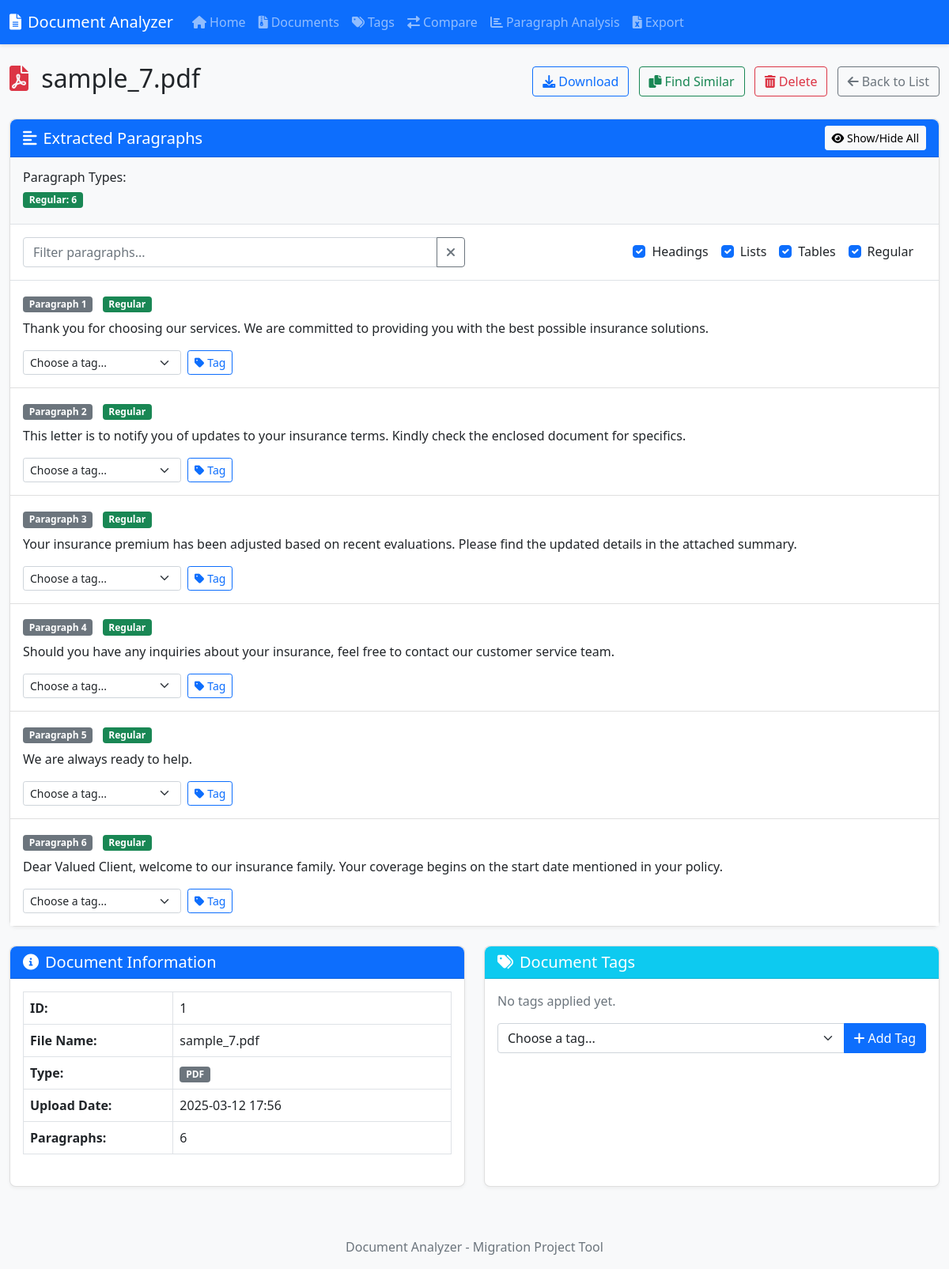
The app's page /document/1 with its own data.
### models.py (models this page shows, shortened)
class Document(db.Model):
    id = db.Column(db.Integer, primary_key=True)
    filename = db.Column(db.String(255), nullable=False)
    original_filename = db.Column(db.String(255), nullable=False)
    file_type = db.Column(db.String(10), nullable=False)  # 'pdf' or 'docx'
    upload_date = db.Column(db.DateTime, default=datetime.utcnow)
    paragraphs = db.relationship('Paragraph', backref='document', lazy=True, cascade="all, delete-orphan")
    tags = db.relationship('Tag', secondary=document_tags, lazy='subquery',
                          backref=db.backref('documents', lazy=True))

class Paragraph(db.Model):
    id = db.Column(db.Integer, primary_key=True)
    document_id = db.Column(db.Integer, db.ForeignKey('document.id'), nullable=False)
    text = db.Column(db.Text, nullable=False)
    index = db.Column(db.Integer, nullable=False)  # Order within document
    paragraph_type = db.Column(db.String(20), default="regular")  # regular, heading, list-item, table-cell
    similarity_hash = db.Column(db.String(128), nullable=True)
    tags = db.relationship('Tag', secondary=paragraph_tags, lazy='subquery',
                          backref=db.backref('paragraphs', lazy=True))

### app.py (the view)
    @app.route('/document/<int:id>')
    def document_view(id):
        document = Document.query.get_or_404(id)
        all_tags = Tag.query.all()
        return render_template('document_view.html', document=document, all_tags=all_tags)

### templates/document_view.html (shortened to what this page needs)
{% extends 'base.html' %}
{% block content %}
<div class="d-flex justify-content-between align-items-center mb-4">
    <h2>
        {% if document.file_type == 'pdf' %}
            <i class="fas fa-file-pdf text-danger me-2"></i>
        {% else %}
            <i class="fas fa-file-word text-primary me-2"></i>
        {% endif %}
        {{ document.original_filename }}
    </h2>
    <div>
        <a href="{{ url_for('document_download', id=document.id) }}" class="btn btn-outline-primary me-2">
            <i class="fas fa-download me-1"></i>Download
        </a>
        <a href="{{ url_for('similar_documents', id=document.id) }}" class="btn btn-outline-success me-2">
            <i class="fas fa-copy me-1"></i>Find Similar
        </a>
        <button type="button" class="btn btn-outline-danger me-2"
                data-bs-toggle="modal"
                data-bs-target="#deleteDocumentModal">
            <i class="fas fa-trash-alt me-1"></i>Delete
        </button>
        <a href="{{ url_for('document_list') }}" class="btn btn-outline-secondary">
            <i class="fas fa-arrow-left me-1"></i>Back to List
        </a>
    </div>
</div>
<div class="card mb-4">
    <div class="card-header bg-primary text-white d-flex justify-content-between align-items-center">
        <h5 class="card-title mb-0"><i class="fas fa-align-left me-2"></i>Extracted Paragraphs</h5>
        <div>
            <button class="btn btn-sm btn-light" id="toggleAllParagraphs">
                <i class="fas fa-eye"></i> Show/Hide All
            </button>
        </div>
    </div>
    <div class="card-body p-0">
        <div class="p-3 bg-light border-bottom">
            <div class="row">
                <div class="col-md-12">
                    <h6>Paragraph Types:</h6>
                    <div class="d-flex flex-wrap">
                        {% set paragraph_type_counts = {} %}
                        {% for para in document.paragraphs %}
                            {% if para.paragraph_type in paragraph_type_counts %}
                                {% set _ = paragraph_type_counts.update({para.paragraph_type: paragraph_type_counts[para.paragraph_type] + 1}) %}
                            {% else %}
                                {% set _ = paragraph_type_counts.update({para.paragraph_type: 1}) %}
                            {% endif %}
                        {% endfor %}
                        {% for type, count in paragraph_type_counts.items() %}
                            {% if type == 'heading' %}
                                <span class="badge bg-primary me-2 mb-1">Headings: {{ count }}</span>
                            {% elif type == 'list-item' %}
                                <span class="badge bg-info me-2 mb-1">List Items: {{ count }}</span>
                            {% elif type == 'table-cell' %}
                                <span class="badge bg-warning text-dark me-2 mb-1">Table Cells: {{ count }}</span>
                            {% elif type == 'table-header' %}
                                <span class="badge bg-secondary me-2 mb-1">Table Headers: {{ count }}</span>
                            {% else %}
                                <span class="badge bg-success me-2 mb-1">Regular: {{ count }}</span>
                            {% endif %}
                        {% endfor %}
                    </div>
                </div>
            </div>
        </div>
        <div class="p-3 border-bottom">
            <div class="row align-items-center">
                <div class="col-md-6">
                    <div class="input-group">
                        <input type="text" id="paragraphFilter" class="form-control" placeholder="Filter paragraphs...">
                        <button class="btn btn-outline-secondary" type="button" id="clearFilter">
                            <i class="fas fa-times"></i>
                        </button>
                    </div>
                </div>
                <div class="col-md-6">
                    <div class="d-flex justify-content-end">
                        <div class="form-check form-check-inline">
                            <input class="form-check-input" type="checkbox" id="filterHeading" value="heading" checked>
                            <label class="form-check-label" for="filterHeading">Headings</label>
                        </div>
                        <div class="form-check form-check-inline">
                            <input class="form-check-input" type="checkbox" id="filterList" value="list-item" checked>
                            <label class="form-check-label" for="filterList">Lists</label>
                        </div>
                        <div class="form-check form-check-inline">
                            <input class="form-check-input" type="checkbox" id="filterTable" value="table-cell" checked>
                            <label class="form-check-label" for="filterTable">Tables</label>
                        </div>
                        <div class="form-check form-check-inline">
                            <input class="form-check-input" type="checkbox" id="filterRegular" value="regular" checked>
                            <label class="form-check-label" for="filterRegular">Regular</label>
                        </div>
                    </div>
                </div>
            </div>
        </div>
        <div class="list-group list-group-flush" id="paragraphContainer">
            {% for para in document.paragraphs %}
            <div class="list-group-item py-3 paragraph-item" data-type="{{ para.paragraph_type }}">
                <div class="d-flex justify-content-between align-items-center mb-2">
                    <div>
                        <span class="badge bg-secondary">Paragraph {{ para.index + 1 }}</span>
                        {% if para.paragraph_type == 'heading' %}
                            <span class="badge bg-primary ms-2">Heading</span>
                        {% elif para.paragraph_type == 'list-item' %}
                            <span class="badge bg-info ms-2">List Item</span>
                        {% elif para.paragraph_type == 'table-cell' %}
                            <span class="badge bg-warning text-dark ms-2">Table Cell</span>
                        {% elif para.paragraph_type == 'table-header' %}
                            <span class="badge bg-secondary ms-2">Table Header</span>
                        {% else %}
                            <span class="badge bg-success ms-2">Regular</span>
                        {% endif %}
                    </div>
                </div>
                <div class="paragraph-text mb-3 ">
                    {{ para.text }}
                </div>
                <div class="paragraph-actions">
                    <form action="{{ url_for('tag_paragraph', id=para.id) }}" method="post" class="d-flex">
                        <select class="form-select form-select-sm me-2" name="tag_id" style="max-width: 200px;">
                            <option value="" selected>Choose a tag...</option>
                        </select>
                        <button class="btn btn-sm btn-outline-primary" type="submit">
                            <i class="fas fa-tag me-1"></i>Tag
                        </button>
                    </form>
                </div>
            </div>
            {% endfor %}
        </div>
    </div>
</div>
<div class="row mb-4">
    <div class="col-md-6">
        <div class="card h-100">
            <div class="card-header bg-primary text-white">
                <h5 class="card-title mb-0"><i class="fas fa-info-circle me-2"></i>Document Information</h5>
            </div>
            <div class="card-body">
                <table class="table table-bordered mb-0">
                    <tr>
                        <th style="width: 35%">ID:</th>
                        <td>{{ document.id }}</td>
                    </tr>
                    <tr>
                        <th>File Name:</th>
                        <td>{{ document.original_filename }}</td>
                    </tr>
                    <tr>
                        <th>Type:</th>
                        <td>
                            <span class="badge bg-secondary">{{ document.file_type.upper() }}</span>
                        </td>
                    </tr>
                    <tr>
                        <th>Upload Date:</th>
                        <td>{{ document.upload_date.strftime('%Y-%m-%d %H:%M') }}</td>
                    </tr>
                    <tr>
                        <th>Paragraphs:</th>
                        <td>{{ document.paragraphs|length }}</td>
                    </tr>
                </table>
            </div>
        </div>
    </div>
    <div class="col-md-6">
        <div class="card h-100">
            <div class="card-header bg-info text-white">
                <h5 class="card-title mb-0"><i class="fas fa-tags me-2"></i>Document Tags</h5>
            </div>
            <div class="card-body">
                <div class="mb-3">
                    {% for tag in document.tags %}
                        <span class="badge mb-1 me-1" style="background-color: {{ tag.color }}">
                            {{ tag.name }}
                        </span>
                    {% else %}
                        <p class="text-muted">No tags applied yet.</p>
                    {% endfor %}
                </div>
                <form action="{{ url_for('tag_document', id=document.id) }}" method="post">
                    <div class="input-group">
                        <select class="form-select" name="tag_id">
                            <option value="" selected>Choose a tag...</option>
                        </select>
                        <button class="btn btn-primary" type="submit">
                            <i class="fas fa-plus me-1"></i>Add Tag
                        </button>
                    </div>
                </form>
            </div>
        </div>
    </div>
</div>
{% endblock %}

### static/css/main.css (style rules this page uses)
body { font-family: 'Segoe UI', Tahoma, Geneva, Verdana, sans-serif; background-color: #f8f9fa; }
.card { border-radius: 0.5rem; box-shadow: 0 2px 4px rgba(0,0,0,0.05); margin-bottom: 1.5rem; }
.card-header { border-top-left-radius: 0.5rem !important; border-top-right-radius: 0.5rem !important; }
.table th { font-weight: 600; }

### records on screen
Document: original_filename "sample_7.pdf", id "1", file_type "PDF", upload_date "2025-03-12 17:56"
Paragraph: count "6", para.index+1 "1", paragraph_type "Regular", text "Thank you for choosing our services. We are committed to providing you with the best possible insurance solutions."
Paragraph: para.index+1 "2", paragraph_type "Regular", text "This letter is to notify you of updates to your insurance terms. Kindly check the enclosed document for specifics."
Paragraph: para.index+1 "3", paragraph_type "Regular", text "Your insurance premium has been adjusted based on recent evaluations. Please find the updated details in the attached summary."
Paragraph: para.index+1 "4", paragraph_type "Regular", text "Should you have any inquiries about your insurance, feel free to contact our customer service team."
Paragraph: para.index+1 "5", paragraph_type "Regular", text "We are always ready to help."
Paragraph: para.index+1 "6", paragraph_type "Regular", text "Dear Valued Client, welcome to our insurance family. Your coverage begins on the start date mentioned in your policy."

### other values on screen
{{ document.paragraphs|length }} "6"
